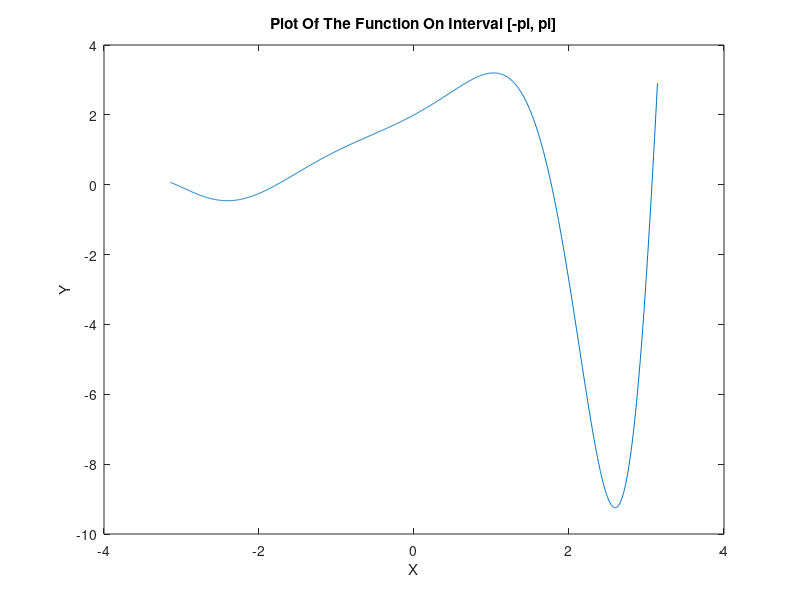

Recreate this plot in MATLAB.


%Plots the following f function on interval [-pi,pi] using
%1000 linearly spaced data points.

%Generates linearly spaced array between -pi and pi
x=linspace(-pi,pi,1000);
%Function
f=2*cos(power(x,2)/2).*exp(0.6*x);
%Plots the function
plot(x,f);

% label for x axis
xlabel('X'); 
% label for y axis
ylabel('Y');
% title for plot
title('Plot Of The Function On Interval [-pi, pi]'); 